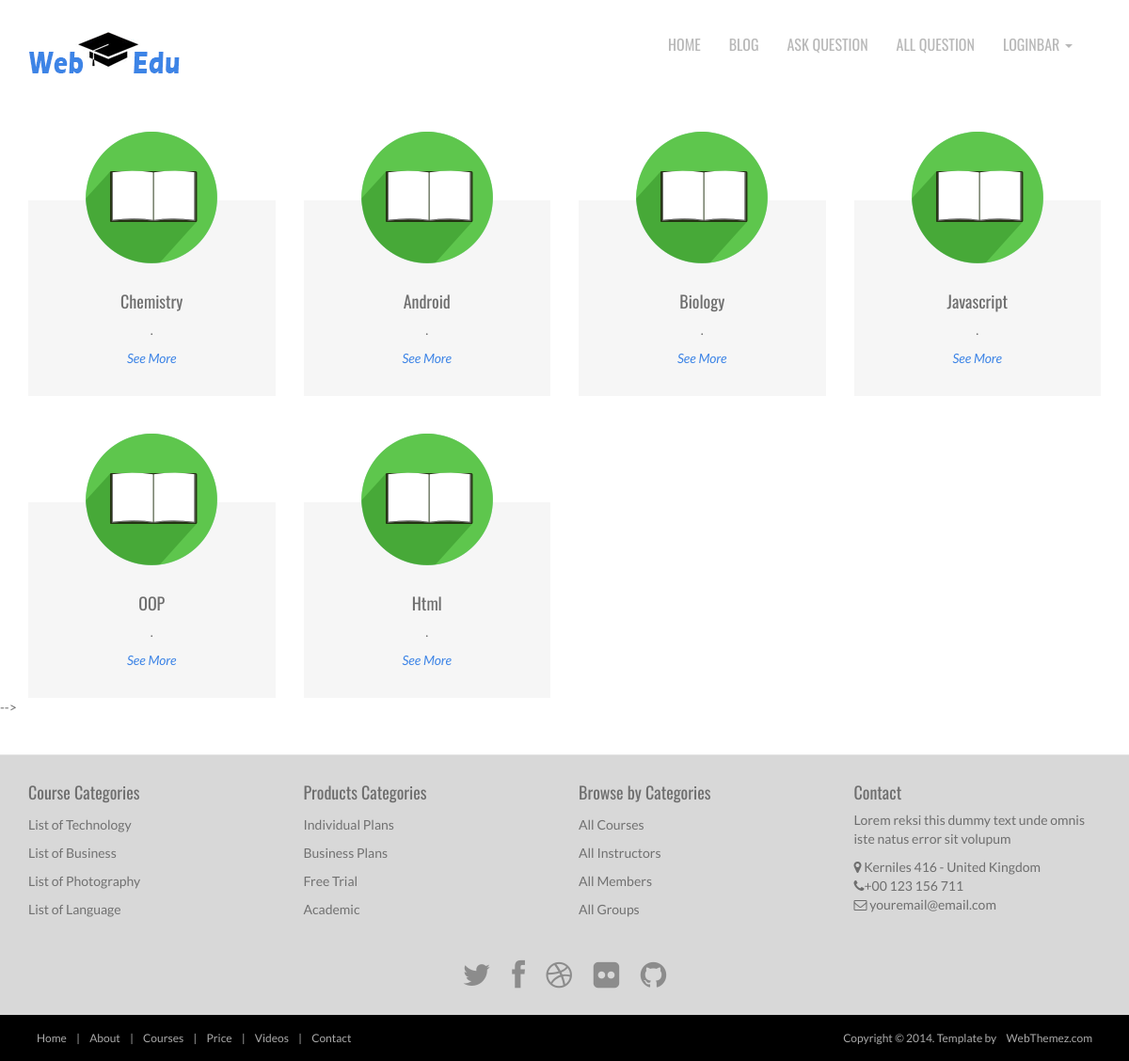
Page /blog on the committed database.
### website/models.py (models this page shows)
class Course(db.Model):
     id = db.Column(db.Integer, primary_key=True)
     coursename = db.Column(db.String(20))

### website/views.py (the view)
@views.route('/blog',methods=['GET','POST'])
def blog():
    if request.method == "POST":
        return "erg"
    allblogs = Blog.query.all()
    courses = Course.query.all()
    return render_template('blog.html',blogs=allblogs,courses=courses)

### website/templates/blog.html (shortened to what this page needs)
{% extends 'base.html'%}
{% block body %}
<div class="container">
    <div class="row">
        {% for course in courses %}
        <div class="col-md-3">
            <div class="grey-box-icon">
                <div class="icon-box-top grey-box-icon-pos">
                    <img src="../static/images/3.png" alt="" />
                </div>
                <h4>{{course.coursename}}</h4>
                <p>{{course.section}}.</p>
                 <p><a href="\seemore\{{course.coursename}}"><em>See More</em></a></p>
            </div>
        </div>
        {%endfor%}
    </div>
</div>
   -->
{%endblock%}

### website/templates/base.html (shortened to what this page needs)
<!DOCTYPE html>
<html lang="en">
<head>
	<link rel="stylesheet" href="../static/css/bootstrap.min.css">
	<link rel="stylesheet" href="../static/css/font-awesome.min.css">
	<link rel="stylesheet" href="../static/css/bootstrap-theme.css" media="screen">
	<link rel="stylesheet" href="../static/css/style.css">
    <link rel='stylesheet' id='camera-css'  href='../static/css/camera.css' type='text/css' media='all'>
</head>
<body>
	<div class="navbar navbar-inverse">
		<div class="container">
			<div class="navbar-header">
				<a class="navbar-brand" href="index.html">
					<img src="../static/images/logo.png" alt="Techro HTML5 template"></a>
			</div>
			<div class="navbar-collapse collapse">
				<ul class="nav navbar-nav pull-right mainNav">
					<li ><a href="\home">Home</a></li>
					<li><a href="\blog">Blog</a></li>
          <li><a href="\question">Ask Question </a></li>
          <li><a href="\allquestion">All Question </a></li>
					<li class="dropdown">
						<a href="#" class="dropdown-toggle" data-toggle="dropdown">LOGINBAR <b class="caret"></b></a>
					</li>
				</ul>
			</div>
		</div>
	</div>
  {% block body%}
  {%endblock%}
    <footer id="footer">
		<div class="container">
   <div class="row">
  <div class="footerbottom">
    <div class="col-md-3 col-sm-6">
      <div class="footerwidget">
        <h4>
          Course Categories
        </h4>
        <div class="menu-course">
          <ul class="menu">
            <li><a href="#">
                List of Technology
              </a>
            </li>
            <li><a href="#">
                List of Business
              </a>
            </li>
            <li><a href="#">
                List of Photography
              </a>
            </li>
              <li><a href="#">
               List of Language
              </a>
            </li>
          </ul>
        </div>
      </div>
    </div>
    <div class="col-md-3 col-sm-6">
      <div class="footerwidget">
        <h4>
          Products Categories
        </h4>
        <div class="menu-course">
          <ul class="menu">
            <li> <a href="#">
                Individual Plans  </a>
            </li>
            <li><a href="#">
                Business Plans
              </a>
            </li>
            <li><a href="#">
                Free Trial
              </a>
            </li>
            <li><a href="#">
                Academic
              </a>
            </li>
          </ul>
        </div>
      </div>
    </div>
    <div class="col-md-3 col-sm-6">
      <div class="footerwidget">
        <h4>
          Browse by Categories
        </h4>
        <div class="menu-course">
          <ul class="menu">
            <li><a href="#">
                All Courses
              </a>
            </li>
            <li> <a href="#">
                All Instructors
              </a>
            </li>
            <li><a href="#">
                All Members
              </a>
            </li>
            <li>
              <a href="#">
                All Groups
              </a>
            </li>
          </ul>
        </div>
      </div>
    </div>
    <div class="col-md-3 col-sm-6">
            	<div class="footerwidget">
                         <h4>Contact</h4>
                        <p>Lorem reksi this dummy text unde omnis iste natus error sit volupum</p>
            <div class="contact-info">
            <i class="fa fa-map-marker"></i> Kerniles 416  - United Kingdom<br>
            <i class="fa fa-phone"></i>+00 123 156 711 <br>
             <i class="fa fa-envelope-o"></i> youremail@email.com
              </div>
                </div>
    </div>
  </div>
</div>
			<div class="social text-center">
				<a href="#"><i class="fa fa-twitter"></i></a>
				<a href="#"><i class="fa fa-facebook"></i></a>
				<a href="#"><i class="fa fa-dribbble"></i></a>
				<a href="#"><i class="fa fa-flickr"></i></a>
				<a href="#"><i class="fa fa-github"></i></a>
			</div>
		</div>
		<div class="footer2">
			<div class="container">
				<div class="row">
					<div class="col-md-6 panel">
						<div class="panel-body">
							<p class="simplenav">
								<a href="index.html">Home</a> |
								<a href="about.html">About</a> |
								<a href="courses.html">Courses</a> |
								<a href="price.html">Price</a> |
								<a href="videos.html">Videos</a> |
								<a href="contact.html">Contact</a>
							</p>
						</div>
					</div>
					<div class="col-md-6 panel">
						<div class="panel-body">
							<p class="text-right">
								Copyright &copy; 2014. Template by <a href="http://webthemez.com/" rel="develop">WebThemez.com</a>
							</p>
						</div>
					</div>
				</div>
			</div>
		</div>
	</footer>
</body>
</html>

### website/static/css/style.css (style rules this page uses)
body { font-family: 'Lato', sans-serif; font-weight: normal; color: #6E6E6E; }
h1, h2, h3, h4, h5, h6 { font-weight: normal; font-family: 'Oswald', sans-serif; }
a { color:#3d84e6; }
.navbar-nav>li>a { padding-top: 12px; padding-bottom: 12px; font-family: 'Oswald', sans-serif; font-weight: 400 !important; }
.navbar-inverse .navbar-brand img { width: 171px; }
.panel { margin-bottom: 0px; background-color: transparent; border: 1px solid transparent; border-radius: 0px; -webkit-box-shadow: none; box-shadow: none; }
.panel-body { padding: 0px; }
ul, .list.custom-list ul { margin: 0 0 11px; list-style-type: none; padding-left: 10px; }
.navbar-inverse { background: #fff; margin: 0 auto; }
.navbar-inverse { border: none; }
.navbar-inverse .navbar-nav > li > a, .navbar-inverse .navbar-nav > .open ul > a { color: #B8B8B8; font-size: 16px; text-transform: uppercase; }
.navbar-inverse .navbar-nav > li > a, .navbar-inverse .navbar-nav > .open ul > a { text-align: left; }
img { max-width: 100%; }
footer { border-top: 1px solid #e5e5e5; background:#D8D8D8; margin-top: 40px; padding-top: 20px; }
ul.menu { padding: 0px; }
.menu li { padding: 5px 0px; }
.menu li a { color:#717171; }
.social { margin: 20px 0; }
.social a { font-size: 32px; margin: 0 10px; color: #8c8c8c; }
.footer2 { background: #000; padding: 15px 0; color: #aaa; font-size: 12px; }
.footer2 a { color: #aaa; }
.footer2 p { margin: 0; }
footer ul li { list-style: none; }
.footer2 a { padding: 4px 8px; }
.grey-box-icon { background: #f6f6f6; padding: 15px 20px 20px 20px; text-align: center; margin-top: 113px; position: relative; }
.grey-box-icon-pos { margin-top: -88px; margin-bottom: 31px; }

### rows in the picture
Course: coursename "Chemistry"
Course: coursename "Android"
Course: coursename "Biology"
Course: coursename "Javascript"
Course: coursename "OOP"
Course: coursename "Html"
